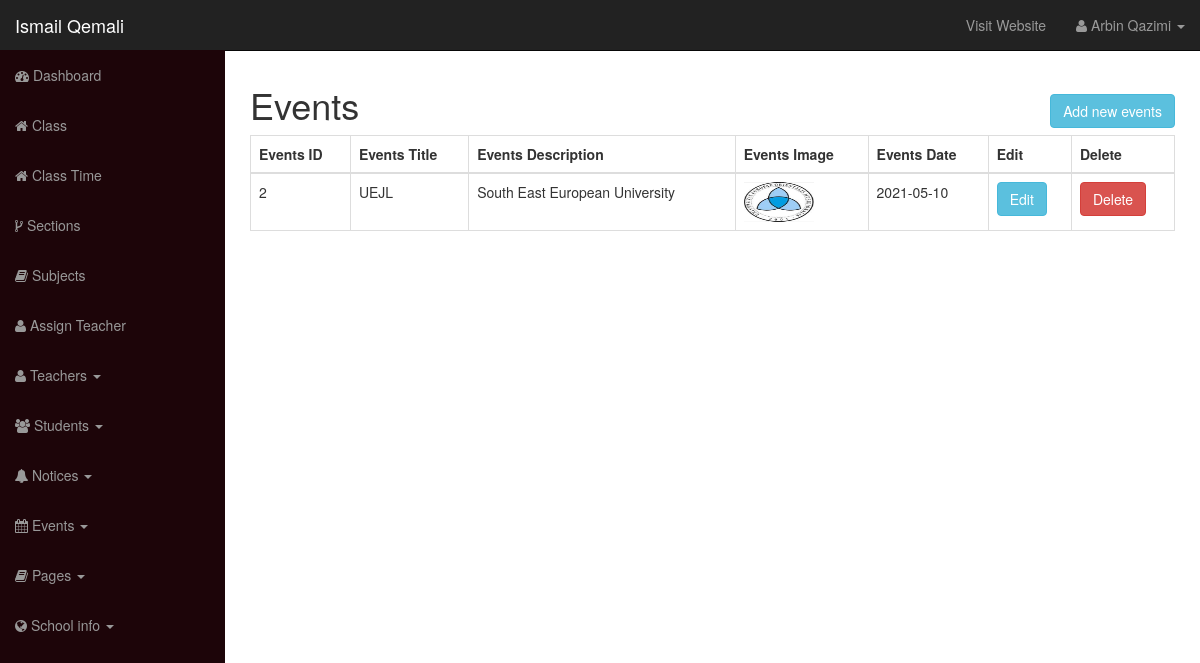
Screenshot of /school-admin/events.php (signed in) with the database file from the repository.
### tables this page shows
CREATE TABLE `user` (
  `id` int(12) NOT NULL,
  `username` varchar(100) NOT NULL,
  `user_password` varchar(255) NOT NULL,
  `user_role` varchar(30) NOT NULL,
  `user_firstname` varchar(50) DEFAULT NULL,
  `user_lastname` varchar(50) DEFAULT NULL
);

CREATE TABLE `event` (
  `id` int(6) NOT NULL,
  `event_title` varchar(255) NOT NULL,
  `event_desc` text DEFAULT NULL,
  `event_date` date NOT NULL,
  `event_image` varchar(255) DEFAULT NULL
);

### functions.php (called while the page is built, shortened)
<?php
require_once "includes/db.php";
function get_name_by_session() {
	global $conn;
	$fullName = '';
	if(isset($_SESSION['username'])) {
		$session_user = $_SESSION['username'];
		$query = "SELECT user_firstname, user_lastname FROM user WHERE username='$session_user' LIMIT 1";
		$result = mysqli_query($conn, $query);
		$row = mysqli_fetch_assoc($result);
		$first_name = $row['user_firstname'];
		$last_name = $row['user_lastname'];
		$fullName = $first_name . " " . $last_name;
	}
	return $fullName;
}

### school-admin/events/all_events.php (the view)
<table class="table table-centered table-bordered">
	<thead>
		<tr>
			<th>Events ID</th>
			<th>Events Title</th>
			<th>Events Description</th>
			<th>Events Image</th>
			<th>Events Date</th>
			<th>Edit</th>
			<th>Delete</th>
		</tr>
	</thead>
	<tbody>
		<?php
			$query = "SELECT * FROM event";
			$result = mysqli_query($conn, $query);
			while($row = mysqli_fetch_assoc($result)) {
				$id = $row['id'];
				$event_title = $row['event_title'];
				$event_desc = $row['event_desc'];
				$event_date = $row['event_date'];
				$event_image = $row['event_image'];
				$img_src = "../assets/images/event-images/{$event_image}";
				echo "<tr>";
					echo "<td>$id</td>";
					echo "<td>$event_title</td>";
					echo "<td>$event_desc</td>";
					echo "<td><img src='{$img_src}' width='70' height='40' ></td>";
					echo "<td>$event_date</td>";
					echo "<td><a class='btn btn-info' href='events.php?action=edit_event&e_id=$id'>Edit</a></td>";
					echo "<td><a class='btn btn-danger' href='events.php?action=delete_event&e_id=$id'>Delete</a></td>";
				echo "</tr>";
			}
		?>
	</tbody>
</table>

### school-admin/includes/header.php (shortened to what this page needs)
<?php
	require_once "../functions.php";
?>
<!DOCTYPE html>
<html lang="en">
	<head>
		<link href="css/bootstrap.css" rel="stylesheet">
		<link href="css/bootstrap-datepicker.css" rel="stylesheet">
		<link href="css/sb-admin.css" rel="stylesheet">
		<link rel="stylesheet" href="font-awesome/css/font-awesome.min.css">
	</head>
	<body>
		<div id="wrapper">
			<nav class="navbar navbar-inverse navbar-fixed-top" role="navigation">
				<div class="navbar-header">
					<a class="navbar-brand" href="index.php">Ismail Qemali</a>
				</div>
				<div class="collapse navbar-collapse navbar-ex1-collapse">
					<ul class="nav navbar-nav side-nav">
						<li><a href="index.php"><i class="fa fa-dashboard"></i> Dashboard</a></li>
						<li><a href="class.php"><i class="fa fa-home"></i> Class</a></li>
						<li><a href="class_time.php"><i class="fa fa-home"></i> Class Time</a></li>
						<li><a href="sections.php"><i class="fa fa-code-fork"></i> Sections</a></li>
						<li><a href="subjects.php"><i class="fa fa-book"></i> Subjects</a></li>
						<li><a href="assign_teacher.php"><i class="fa fa-user"></i> Assign Teacher</a></li>
						<li class="dropdown">
							<a href="#" class="dropdown-toggle" data-toggle="dropdown"><i class="fa fa-user"></i> Teachers <b class="caret"></b></a>
						</li>
						<li class="dropdown">
							<a href="#" class="dropdown-toggle" data-toggle="dropdown"><i class="fa fa-users"></i> Students <b class="caret"></b></a>
						</li>
						<li class="dropdown">
							<a href="#" class="dropdown-toggle" data-toggle="dropdown"><i class="fa fa-bell"></i> Notices <b class="caret"></b></a>
						</li>
						<li class="dropdown">
							<a href="#" class="dropdown-toggle" data-toggle="dropdown"><i class="fa fa-calendar"></i> Events <b class="caret"></b></a>
						</li>
						<li class="dropdown">
							<a href="#" class="dropdown-toggle" data-toggle="dropdown"><i class="fa fa-book"></i> Pages <b class="caret"></b></a>
						</li>
						<li class="dropdown">
							<a href="#" class="dropdown-toggle" data-toggle="dropdown"><i class="fa fa-globe"></i> School info <b class="caret"></b></a>
						</li>
					</ul>
					<ul class="nav navbar-nav navbar-right navbar-user">
						<li><a href="../index.php" target="_blank">Visit Website</a></li>
						<li class="dropdown user-dropdown">
							<a href="#" class="dropdown-toggle" data-toggle="dropdown"><i class="fa fa-user"></i> <?php echo get_name_by_session(); ?> <b class="caret"></b></a>
						</li>
					</ul>
					</div>
				</nav>
				<div id="page-wrapper">
					<div class="row">
						<div class="col-lg-12">

### school-admin/css/sb-admin.css (style rules this page uses)
body { margin-top: 50px; }
#wrapper { padding-left: 0; }
#page-wrapper { width: 100%; padding: 5px 15px; }
@media (min-width:768px) { #wrapper { padding-left: 225px; } }
@media (min-width:768px) { #page-wrapper { padding: 15px 25px; } }
@media (min-width:768px) { .side-nav { margin-left: -225px; left: 225px; width: 225px; position: fixed; top: 50px; height: 100%; border-radius: 0; border: none; background-color: #1d0509; overflow-y: auto; } }
@media (min-width:768px) { .side-nav>li>a { width: 225px; } }
@media (min-width:768px) { .navbar-collapse { padding-left: 15px !important; padding-right: 15px !important; } }
.side-nav { padding-bottom: 50px; }

### rows the page displays
user: get_name_by_session() "Arbin Qazimi"
event: id "2", event_title "UEJL", event_desc "South East European University", event_image (picture), event_date "2021-05-10"
